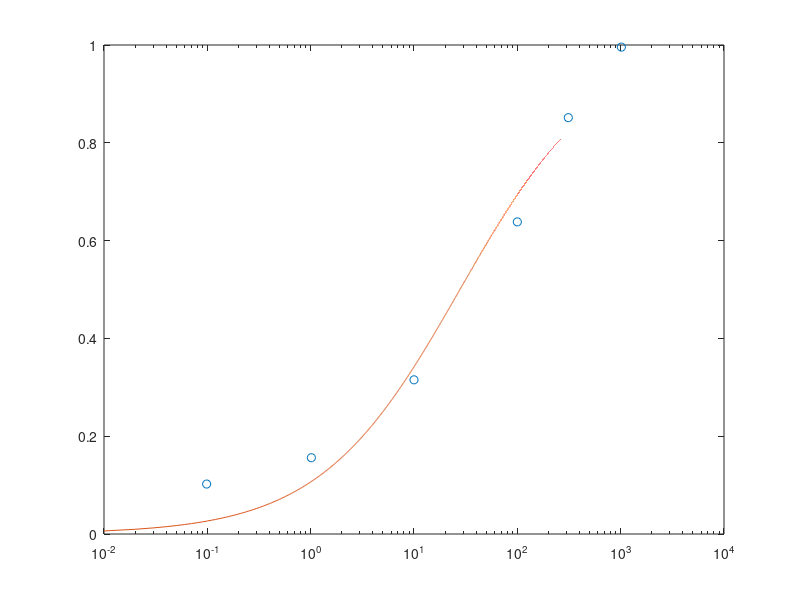

Write the MATLAB code that produced this figure.
clc
close all
%load r.dat
load ampa.csv
x=ampa(:,1); %glutamte concentratin in log scale
y= ampa(:,2);



f= @(b,x) 1.0./(1.0+(b(1)./x).^(b(2)));%+b(3); % r=I/Imax= 1/(1+(EC50/[A])^n)
b0=[52.0 1.4];%y 0.18]; % initial guess
%f=@(b,x) 1.0./(1.0+(b(1)./(x.*b(2))).^b(3))+b(4);
%b0=[.1368 0.072 1.5 0.15];

b=lsqcurvefit(f,b0,x,y);

%b=nlinfit(log(x),y,f,b0)

xa = [0.01:0.01:1000];
semilogx(x,y,'o')
hold on
semilogx(xa,f(b,xa))

hold off